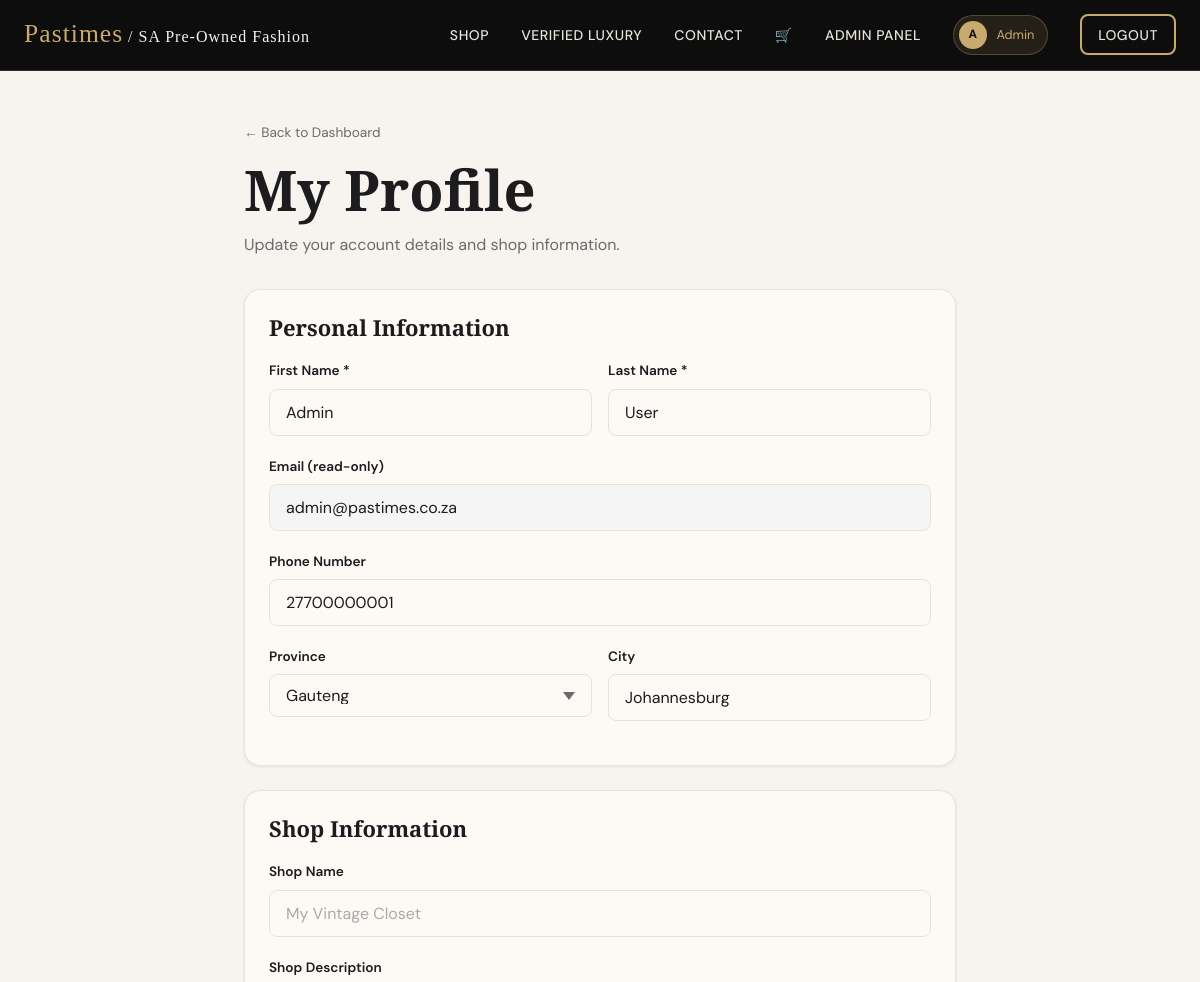
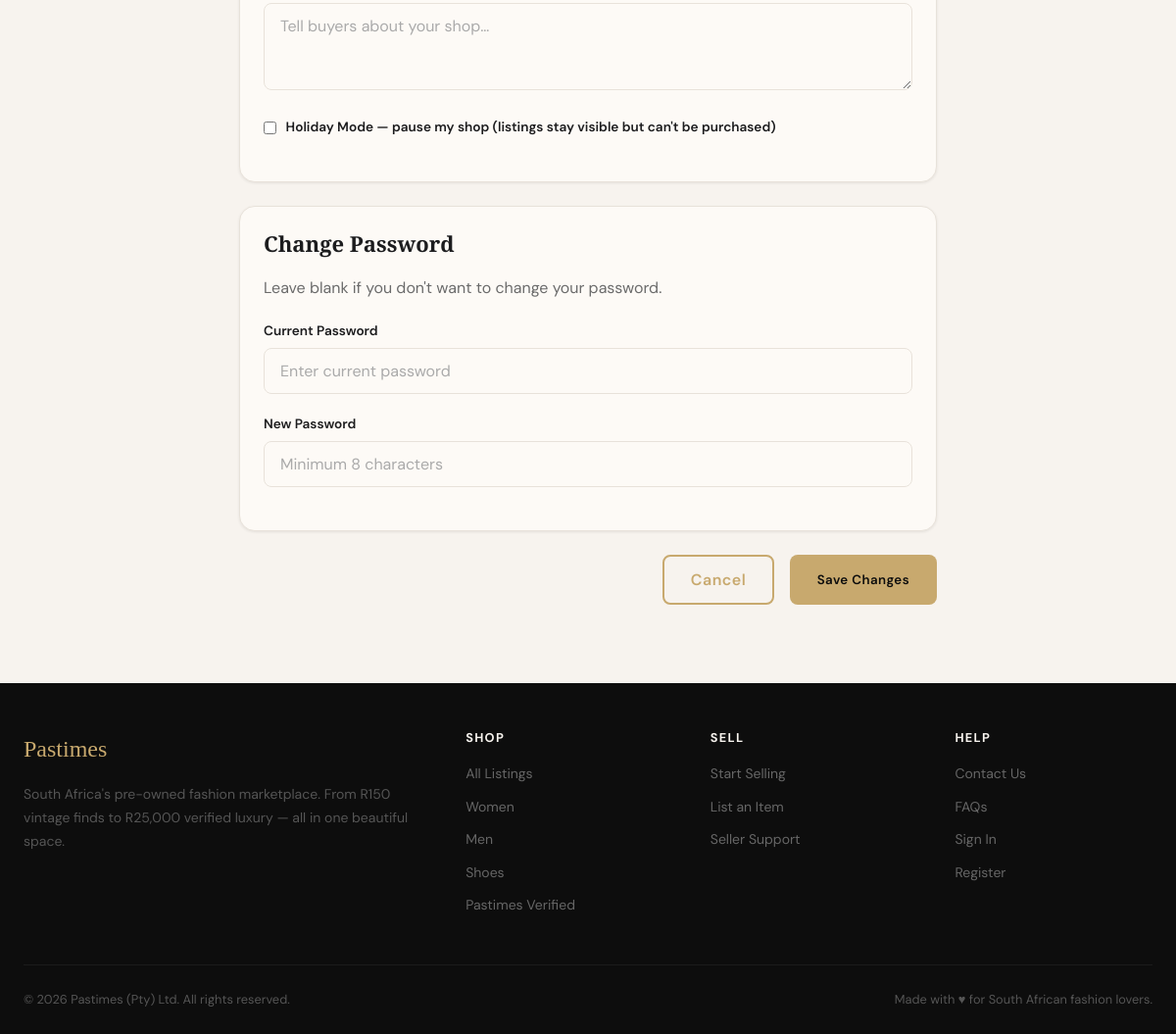
The app's page /profile.php (signed in) with its own data (2 pictures, top to bottom).
### tables this page shows
CREATE TABLE `tbluser` (
  `user_id` int(11) NOT NULL,
  `first_name` varchar(50) NOT NULL,
  `last_name` varchar(50) NOT NULL,
  `email` varchar(150) NOT NULL,
  `phone_number` varchar(20) DEFAULT NULL,
  `password_hash` varchar(255) NOT NULL,
  `profile_picture` varchar(255) DEFAULT NULL,
  `shop_name` varchar(100) DEFAULT NULL,
  `shop_description` text DEFAULT NULL,
  `province` varchar(50) DEFAULT NULL,
  `city` varchar(50) DEFAULT NULL,
  `reputation_score` decimal(3,2) DEFAULT 0.00,
  `total_sales` int(11) DEFAULT 0,
  `is_top_seller` tinyint(1) DEFAULT 0,
  `holiday_mode` tinyint(1) DEFAULT 0,
  `role` enum('buyer','seller','admin') DEFAULT 'buyer',
  `account_status` enum('active','pending','suspended','deleted') DEFAULT 'pending',
  `created_at` datetime DEFAULT current_timestamp(),
  `updated_at` datetime DEFAULT current_timestamp() ON UPDATE current_timestamp()
);

### includes/session_check.php (called while the page is built, shortened)
<?php
function isLoggedIn(): bool {
    return isset($_SESSION['user_id']) && !empty($_SESSION['user_id']);
}
function getCurrentUser(): ?array {
    return [
        'user_id'   => $_SESSION['user_id'],
        'first_name'=> $_SESSION['first_name'] ?? '',
        'last_name' => $_SESSION['last_name']  ?? '',
        'email'     => $_SESSION['email']      ?? '',
        'role'      => $_SESSION['role']       ?? 'buyer',
        'status'    => $_SESSION['status']     ?? 'active',
    ];
}
?>

### profile.php (the view, shortened to what this page needs)
<?php
require_once 'includes/session_check.php';
$user = getCurrentUser();
$conn = getDBConnection();
$stmt = $conn->prepare("SELECT * FROM tblUser WHERE user_id = ?");
$stmt->bind_param('i', $user['user_id']);
$stmt->execute();
$fullUser = $stmt->get_result()->fetch_assoc();
?>
<!DOCTYPE html>
<html lang="en">
<head>
  <link rel="stylesheet" href="css/style.css">
</head>
<body>
<?php require_once 'includes/header.php'; ?>
<div class="container" style="max-width:760px;padding:3rem 1.5rem 5rem;">
  <a href="dashboard.php" style="font-size:.85rem;color:var(--mid-grey);">← Back to Dashboard</a>
  <h1 style="margin-top:.75rem;margin-bottom:.5rem;">My Profile</h1>
  <p style="margin-bottom:2rem;">Update your account details and shop information.</p>
  <form method="POST">
    <div class="card card-body mb-3">
      <h3 style="margin-bottom:1.25rem;">Personal Information</h3>
      <div class="grid-2" style="gap:1rem;">
        <div class="form-group">
          <label>First Name *</label>
          <input type="text" name="first_name" class="form-control" required value="<?= htmlspecialchars($fullUser['first_name']) ?>">
        </div>
        <div class="form-group">
          <label>Last Name *</label>
          <input type="text" name="last_name" class="form-control" required value="<?= htmlspecialchars($fullUser['last_name']) ?>">
        </div>
      </div>
      <div class="form-group">
        <label>Email (read-only)</label>
        <input type="email" class="form-control" value="<?= htmlspecialchars($fullUser['email']) ?>" readonly style="background:#f5f5f5;cursor:not-allowed;">
      </div>
      <div class="form-group">
        <label>Phone Number</label>
        <input type="tel" name="phone_number" class="form-control" value="<?= htmlspecialchars($fullUser['phone_number'] ?? '') ?>" placeholder="07X XXX XXXX">
      </div>
      <div class="grid-2" style="gap:1rem;">
        <div class="form-group">
          <label>Province</label>
          <select name="province" class="form-control">
            <?php
            $provinces = ['Gauteng','Western Cape','KwaZulu-Natal','Eastern Cape','Limpopo','Mpumalanga','North West','Free State','Northern Cape'];
            foreach ($provinces as $p): ?>
            <option value="<?= $p ?>" <?= $fullUser['province']===$p?'selected':'' ?>><?= $p ?></option>
            <?php endforeach; ?>
          </select>
        </div>
        <div class="form-group">
          <label>City</label>
          <input type="text" name="city" class="form-control" value="<?= htmlspecialchars($fullUser['city'] ?? '') ?>" placeholder="Johannesburg">
        </div>
      </div>
    </div>
    <div class="card card-body mb-3">
      <h3 style="margin-bottom:1.25rem;">Shop Information</h3>
      <div class="form-group">
        <label>Shop Name</label>
        <input type="text" name="shop_name" class="form-control" value="<?= htmlspecialchars($fullUser['shop_name'] ?? '') ?>" placeholder="My Vintage Closet">
      </div>
      <div class="form-group">
        <label>Shop Description</label>
        <textarea name="shop_description" class="form-control" rows="3" placeholder="Tell buyers about your shop…"><?= htmlspecialchars($fullUser['shop_description'] ?? '') ?></textarea>
      </div>
      <div class="form-group">
        <label style="display:flex;align-items:center;gap:.6rem;cursor:pointer;">
          <input type="checkbox" name="holiday_mode" value="1" <?= $fullUser['holiday_mode']?'checked':'' ?> style="accent-color:var(--gold);">
          <span>Holiday Mode — pause my shop (listings stay visible but can't be purchased)</span>
        </label>
      </div>
    </div>
    <div class="card card-body mb-3">
      <h3 style="margin-bottom:1.25rem;">Change Password</h3>
      <p style="margin-bottom:1.25rem;">Leave blank if you don't want to change your password.</p>
      <div class="form-group">
        <label>Current Password</label>
        <input type="password" name="current_password" class="form-control" placeholder="Enter current password">
      </div>
      <div class="form-group">
        <label>New Password</label>
        <input type="password" name="new_password" class="form-control" placeholder="Minimum 8 characters">
      </div>
    </div>
    <div style="display:flex;gap:1rem;justify-content:flex-end;">
      <a href="dashboard.php" class="btn btn-outline">Cancel</a>
      <button type="submit" class="btn btn-primary">Save Changes</button>
    </div>
  </form>
</div>
<?php require_once 'includes/footer.php'; ?>

### includes/header.php (shortened to what this page needs)
<?php
$user       = getCurrentUser();
$isLoggedIn = isLoggedIn();
$root       = $rootPath ?? '';
?>
<!DOCTYPE html>
<html lang="en">
<head>
  <link rel="stylesheet" href="<?= $root ?>css/style.css">
</head>
<body>
<nav class="navbar">
  <div class="container">
    <a href="<?= $root ?>index.php" class="navbar-brand">
      Pastimes<span>/ SA Pre-Owned Fashion</span>
    </a>
    <ul class="nav-links">
      <li><a href="<?= $root ?>browse.php">Shop</a></li>
      <li><a href="<?= $root ?>browse.php?verified=1">Verified Luxury</a></li>
      <li><a href="<?= $root ?>contact.php">Contact</a></li>
      <li>
        <a href="<?= $root ?>cart.php" style="position:relative;display:flex;align-items:center;gap:.3rem;">
          🛒
        </a>
      </li>
      <?php if ($isLoggedIn): ?>
        <?php if ($user['role'] === 'admin'): ?>
          <li><a href="<?= $root ?>admin/dashboard.php">Admin Panel</a></li>
        <?php else: ?>
          <li><a href="<?= $root ?>sell.php">Sell</a></li>
          <li><a href="<?= $root ?>dashboard.php">My Account</a></li>
        <?php endif; ?>
        <li>
          <div class="user-pill">
            <div class="avatar"><?= strtoupper(substr($user['first_name'], 0, 1)) ?></div>
            <?= htmlspecialchars($user['first_name']) ?>
          </div>
        </li>
        <li><a href="<?= $root ?>logout.php" class="btn btn-outline btn-sm">Logout</a></li>
      <?php else: ?>
        <li><a href="<?= $root ?>login.php">Sign In</a></li>
        <li><a href="<?= $root ?>register.php" class="btn btn-primary btn-sm nav-cta">Join Free</a></li>
      <?php endif; ?>
    </ul>
  </div>
</nav>

### css/style.css (style rules this page uses)
:root { --cream: #F7F3EE; --warm-white:#FDFAF6; --gold: #C8A96E; --gold-dark: #A8873E; --charcoal: #1C1C1E; --dark: #0D0D0D; --mid-grey: #6B6B6B; --light-grey:#E8E2DA; --rust: #8B3A2A; --sage: #4A6741; --error: #C0392B; --success: #27AE60; --pending: #E67E22; --font-display: 'Playfair Display', Georgia, serif; --font-body: 'DM Sans', sans-serif; --shadow-sm: 0 1px 3px rgba(0,0,0,.08); --shadow-md: 0 4px 16px rgba(0,0,0,.10); --shadow-lg: 0 12px 40px rgba(0,0,0,.15); --radius: 8px; --radius-lg: 16px; --transition: 0.25s ease; }
*, *::before, *::after { box-sizing: border-box; margin: 0; padding: 0; }
html { font-size: 16px; scroll-behavior: smooth; }
body { font-family: var(--font-body); background: var(--cream); color: var(--charcoal); line-height: 1.6; min-height: 100vh; }
a { color: var(--gold-dark); text-decoration: none; transition: color var(--transition); }
ul { list-style: none; }
h1,h2,h3,h4 { font-family: var(--font-display); font-weight: 600; line-height: 1.2; }
h1 { font-size: clamp(2rem, 5vw, 3.5rem); }
h3 { font-size: 1.375rem; }
p { color: var(--mid-grey); }
.container { max-width: 1200px; margin: 0 auto; padding: 0 1.5rem; }
.grid-2 { display: grid; grid-template-columns: 1fr 1fr; gap: 2rem; }
.navbar { background: var(--dark); border-bottom: 1px solid rgba(200,169,110,.2); position: sticky; top: 0; z-index: 100; padding: .9rem 0; }
.navbar .container { display: flex; align-items: center; justify-content: space-between; }
.navbar-brand { font-family: var(--font-display); font-size: 1.6rem; color: var(--gold); letter-spacing: .04em; }
.navbar-brand span { color: var(--cream); font-weight: 300; font-size: 1rem; margin-left: .3rem; }
.nav-links { display: flex; align-items: center; gap: 2rem; }
.nav-links a { color: var(--light-grey); font-size: .875rem; font-weight: 500; letter-spacing: .04em; text-transform: uppercase; }
.user-pill { display: flex; align-items: center; gap: .6rem; background: rgba(200,169,110,.12); border: 1px solid rgba(200,169,110,.3); border-radius: 50px; padding: .3rem .8rem .3rem .3rem; color: var(--gold); font-size: .8rem; }
.user-pill .avatar { width: 28px; height: 28px; border-radius: 50%; background: var(--gold); color: var(--dark); font-weight: 700; font-size: .75rem; display: flex; align-items: center; justify-content: center; }
.btn { display: inline-flex; align-items: center; gap: .5rem; font-family: var(--font-body); font-weight: 600; border: none; cursor: pointer; border-radius: var(--radius); transition: all var(--transition); text-decoration: none; letter-spacing: .03em; }
.btn-primary { background: var(--gold); color: var(--dark); padding: .75rem 1.75rem; }
.btn-outline { background: transparent; border: 2px solid var(--gold); color: var(--gold); padding: .65rem 1.65rem; }
.btn-sm { padding: .45rem 1rem; font-size: .85rem; }
.form-group { margin-bottom: 1.25rem; }
.form-group label { display: block; font-size: .85rem; font-weight: 600; color: var(--charcoal); margin-bottom: .4rem; }
.form-control { width: 100%; padding: .75rem 1rem; background: var(--warm-white); border: 1.5px solid var(--light-grey); border-radius: var(--radius); font-family: var(--font-body); font-size: 1rem; color: var(--charcoal); transition: border-color var(--transition), box-shadow var(--transition); }
.form-control::placeholder { color: #aaa; }
select.form-control { appearance: none; background-repeat: no-repeat; background-position: right 1rem center; }
.card { background: var(--warm-white); border-radius: var(--radius-lg); box-shadow: var(--shadow-sm); border: 1px solid var(--light-grey); overflow: hidden; transition: box-shadow var(--transition), transform var(--transition); }
.card-body { padding: 1.5rem; }
.mb-3 { margin-bottom: 1.5rem; }

### records on screen
tbluser: first_name "A", first_name "Admin", last_name "User", email "admin@pastimes.co.za", phone_number "27700000001", province "Gauteng", city "Johannesburg"
